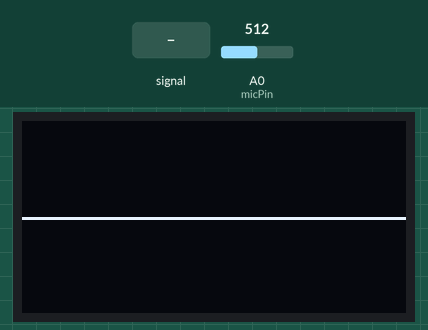
The sketch below on a simulated Arduino Uno, built with avr-gcc and run on an emulated ATmega328P. Shown: 128×64 one-colour display. Inputs (shaded band) come from the test bench; at power-on: A0 (micPin) = 512.

Above: at 1.2 s.
1.3 s: A0 (micPin) fed a 200 Hz sine of ±81 counts around its level
At 1.43 s:
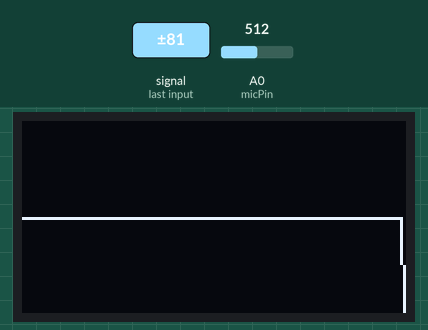
2.8 s: A0 (micPin) set to 716
At 2.89 s:
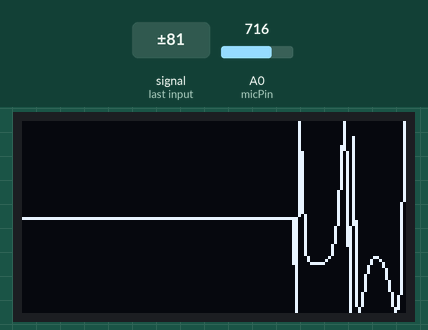
4.3 s: A0 (micPin) fed a 1000 Hz sine of ±255 counts around its level
At 4.43 s:
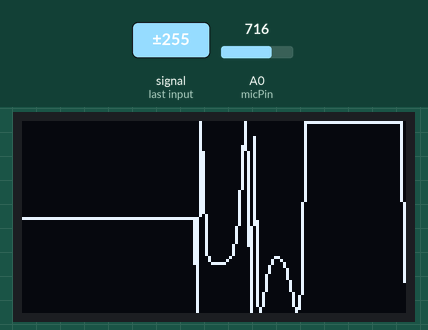
5.9 s: A0 (micPin) set to 900
At 5.98 s:
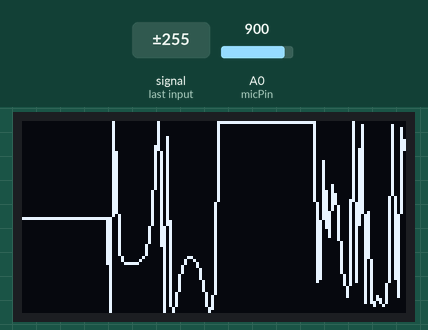
7.4 s: A0 (micPin) set to 1023
At 7.48 s:
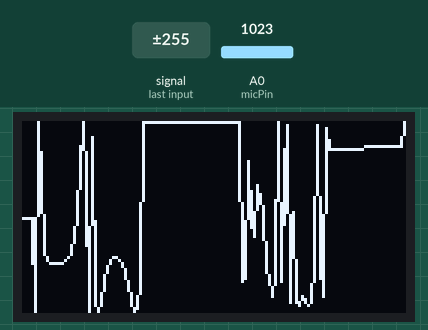

Measured:
- after the input at 1.3 s, the display: changes after 0.05 s (image 1)

The sketch:

WaveformDispaly.ino
```cpp
#include <Wire.h>
#include <Adafruit_GFX.h>
#include <Adafruit_SH110X.h>

#define SCREEN_WIDTH 128
#define SCREEN_HEIGHT 64
#define OLED_RESET    -1
Adafruit_SH1106G display(SCREEN_WIDTH, SCREEN_HEIGHT, &Wire, OLED_RESET);

int micPin = A0;
int waveform[SCREEN_WIDTH];

// auto-ranging variables
int runningMin = 1023;
int runningMax = 0;

// drift/recalibration control
int driftCounter = 0;
const int driftInterval = 5;   // only recalibrate every N loops (higher = slower/calmer)

// how tight the range is allowed to get (higher = calmer during silence)
const int minRange = 40;

void setup() {
  Serial.begin(9600);

  if (!display.begin(0x3C, true)) {
    Serial.println(F("SH110X allocation failed"));
    while (1);
  }
  display.clearDisplay();
  display.display();

  for (int i = 0; i < SCREEN_WIDTH; i++) {
    waveform[i] = SCREEN_HEIGHT / 2;
  }
}

void loop() {
  int sensorValue = analogRead(micPin);

  // update running min/max immediately if a new extreme is seen
  if (sensorValue < runningMin) runningMin = sensorValue;
  if (sensorValue > runningMax) runningMax = sensorValue;

  // slow recalibration so range drifts back toward center over time
  driftCounter++;
  if (driftCounter >= driftInterval) {
    runningMin = min(runningMin + 1, sensorValue);
    runningMax = max(runningMax - 1, sensorValue);
    driftCounter = 0;
  }

  // enforce a minimum range so quiet noise doesn't get stretched to fill the screen
  int range = runningMax - runningMin;
  if (range < minRange) {
    int mid = (runningMax + runningMin) / 2;
    runningMin = mid - minRange / 2;
    runningMax = mid + minRange / 2;
  }

  int y = map(sensorValue, runningMin, runningMax, SCREEN_HEIGHT - 1, 0);
  y = constrain(y, 0, SCREEN_HEIGHT - 1);

  // shift waveform history left, add new sample on the right
  for (int i = 0; i < SCREEN_WIDTH - 1; i++) {
    waveform[i] = waveform[i + 1];
  }
  waveform[SCREEN_WIDTH - 1] = y;

  // draw
  display.clearDisplay();
  for (int i = 0; i < SCREEN_WIDTH - 1; i++) {
    display.drawLine(i, waveform[i], i + 1, waveform[i + 1], SH110X_WHITE);
  }
  display.display();

  delay(5);
}
```
